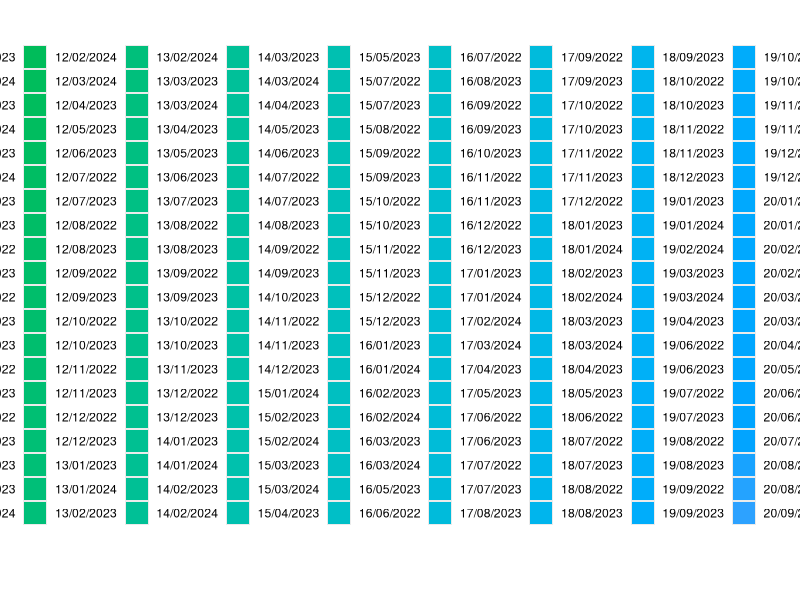

R code for this plot:
library(ggplot2)
library(dplyr)
library(readr)

# Load the data
data <- read_csv("formatted.csv")

# Check for parsing issues
parsing_issues <- problems(data)
if(nrow(parsing_issues) > 0) {
  print(parsing_issues)
}
# Use 'Reservation_Start_Date__c' as the date,
# and count the number of occurrences of each 'B25__Reservation_Title__c' for each date.
data_grouped <- data %>%
  group_by(Reservation_Start_Date__c, B25__Reservation_Title__c) %>%
  summarise(Count = n(), .groups = 'drop')

# Plot
ggplot(data_grouped, aes(x = Reservation_Start_Date__c, y = Count, fill = B25__Reservation_Title__c)) +
  geom_bar(stat = "identity", position = "dodge") +
  theme(axis.text.x = element_text(angle = 45, hjust = 1)) +
  labs(x = "Reservation Start Date", y = "Number of Reservations", fill = "Reservation Title") +
  ggtitle("Reservation Counts by Date and Title")
